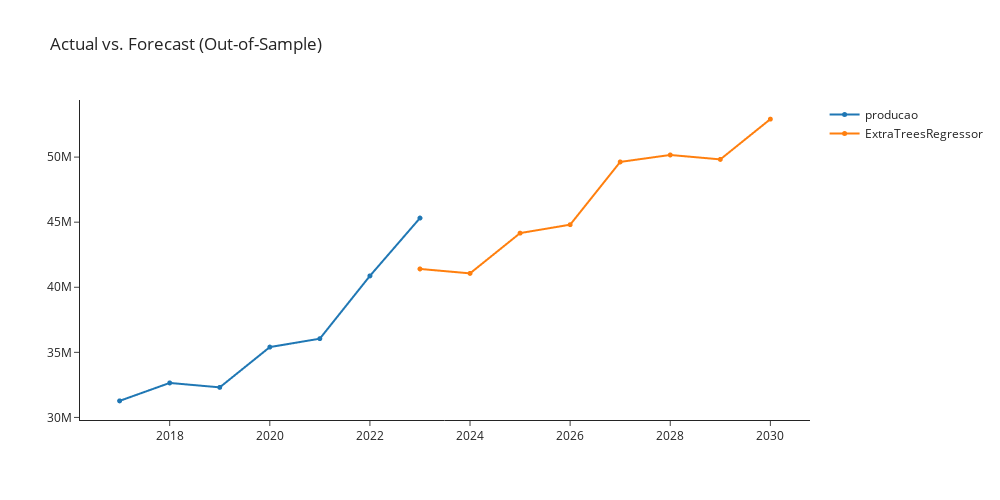

Here is the notebook cell this chart was saved with:
### Markdown cell above
## et_cds_dt

### Code cell
et_cds_dt = exp.create_model('et_cds_dt')
exp.plot_model(plot = 'decomp', 
               data_kwargs = {'type' : 'multiplicative'},
               fig_kwargs = {"height":500,"width":1000,"template": "simple_white","hoverinfo":"none","big_data_threshold":10})
exp.plot_model(estimator = et_cds_dt, 
               plot = 'forecast', 
               data_kwargs = {'fh' : 8},
               fig_kwargs = {"height":500,"width":1000,"template": "simple_white","hoverinfo":"none","big_data_threshold":10})

### Figure 1 — Plotly figure (JSON) as saved in the notebook; plotly's stock layout.template omitted (floating-point values rounded to 4 significant figures)
{"data": [{"hoverinfo": "none", "line": {"width": 2}, "marker": {"size": 5}, "mode": "lines+markers", "name": "producao", "type": "scattergl", "x": [2017, 2018, 2019, 2020, 2021, 2022, 2023, 2024, 2025, 2026, 2027, 2028, 2029, 2030], "xaxis": "x", "y": [31271827, 32650425, 32310076, 35403507, 36051673, 40872194, 45316887, null, null, null, null, null, null, null], "yaxis": "y"}, {"hoverinfo": "none", "line": {"width": 2}, "marker": {"size": 5}, "mode": "lines+markers", "name": "ExtraTreesRegressor", "type": "scattergl", "x": [2017, 2018, 2019, 2020, 2021, 2022, 2023, 2024, 2025, 2026, 2027, 2028, 2029, 2030], "xaxis": "x", "y": [null, null, null, null, null, null, 41410000.0, 41070000.0, 44160000.0, 44810000.0, 49630000.0, 50160000.0, 49820000.0, 52920000.0], "yaxis": "y"}], "layout": {"autosize": false, "height": 500, "showlegend": true, "title": {"text": "Actual vs. Forecast (Out-of-Sample)"}, "width": 1000, "xaxis": {"anchor": "y", "domain": [0, 1]}, "yaxis": {"anchor": "x", "domain": [0, 1]}}}
